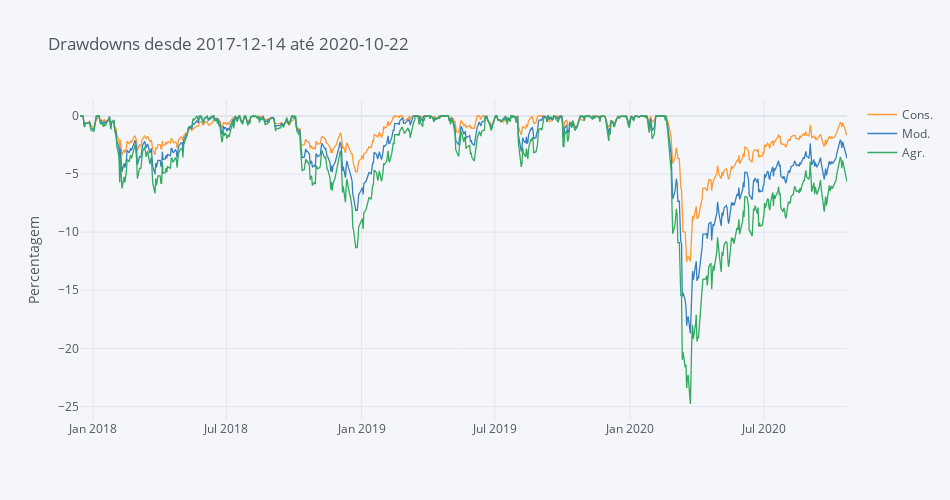

The code cell stored with this chart in its notebook:
### Code cell
round(fa.compute_drawdowns(portfolios), 2).iplot(dimensions=pl.dimensions, title='Drawdowns desde ' +  Begin + ' até ' + End, yTitle='Percentagem')

### Figure 1 — Plotly figure (JSON) as saved in the notebook; plotly's stock layout.template omitted (floating-point values rounded to 4 significant figures; data arrays with more than 128 entries replaced by an {"elided": "..."} marker saying what was removed)
{"data": [{"line": {"color": "rgba(255, 153, 51, 1.0)", "dash": "solid", "shape": "linear", "width": 1.3}, "mode": "lines", "name": "Cons.", "text": "", "type": "scatter", "x": {"elided": "749 str values"}, "y": {"elided": "749 float values"}}, {"line": {"color": "rgba(55, 128, 191, 1.0)", "dash": "solid", "shape": "linear", "width": 1.3}, "mode": "lines", "name": "Mod.", "text": "", "type": "scatter", "x": {"elided": "749 str values"}, "y": {"elided": "749 float values"}}, {"line": {"color": "rgba(50, 171, 96, 1.0)", "dash": "solid", "shape": "linear", "width": 1.3}, "mode": "lines", "name": "Agr.", "text": "", "type": "scatter", "x": {"elided": "749 str values"}, "y": {"elided": "749 float values"}}], "layout": {"height": 500, "hovermode": "x", "legend": {"bgcolor": "#F5F6F9", "font": {"color": "#4D5663"}}, "paper_bgcolor": "#F5F6F9", "plot_bgcolor": "#F5F6F9", "title": {"font": {"color": "#4D5663"}, "text": "Drawdowns desde 2017-12-14 até 2020-10-22"}, "width": 950, "xaxis": {"autorange": true, "gridcolor": "#E1E5ED", "range": ["2017-12-14", "2020-10-22"], "showgrid": true, "tickfont": {"color": "#4D5663"}, "title": {"font": {"color": "#4D5663"}, "text": ""}, "type": "date", "zerolinecolor": "#E1E5ED"}, "yaxis": {"autorange": true, "gridcolor": "#E1E5ED", "range": [-26.17, 1.377], "showgrid": true, "tickfont": {"color": "#4D5663"}, "title": {"font": {"color": "#4D5663"}, "text": "Percentagem"}, "type": "linear", "zerolinecolor": "#E1E5ED"}}}
